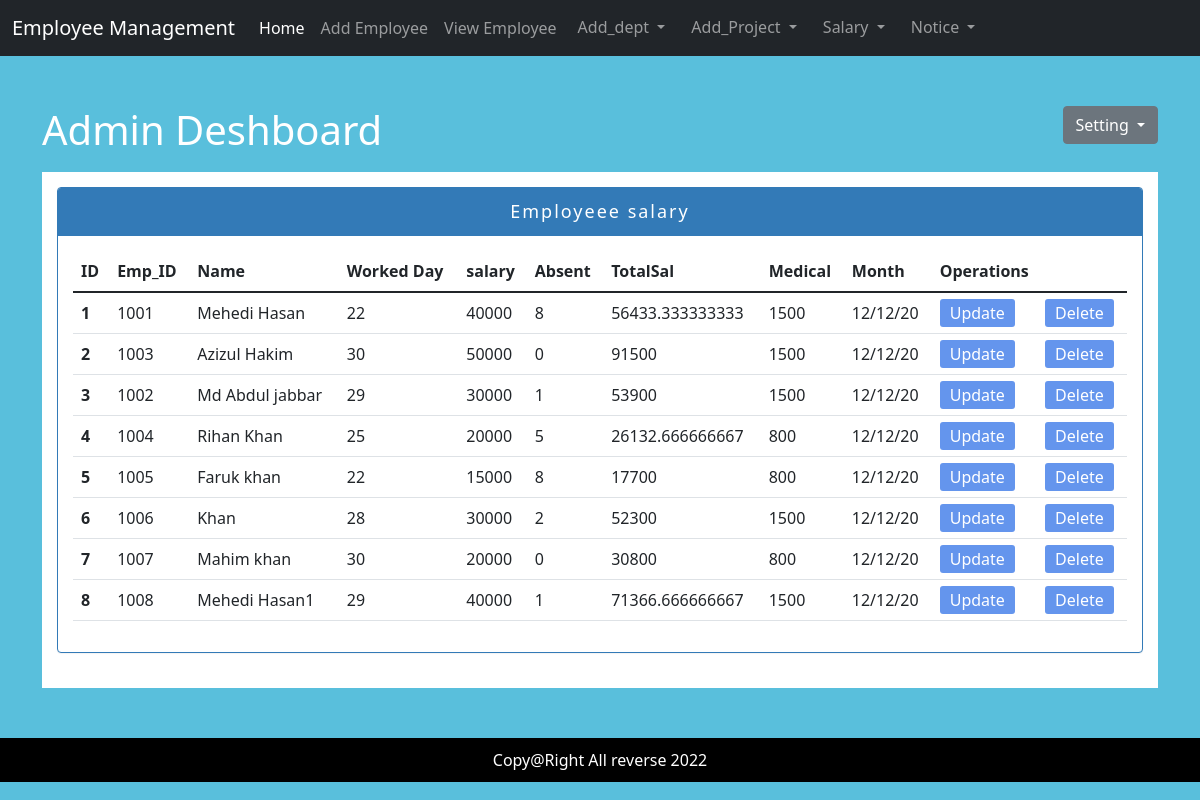
Screenshot of /view-salary-details.php (signed in) with the database file from the repository.
### tables this page shows
CREATE TABLE `salary` (
  `id` int(11) NOT NULL,
  `emp_id` varchar(200) NOT NULL,
  `name` varchar(200) NOT NULL,
  `salary` varchar(200) NOT NULL,
  `medical` varchar(200) NOT NULL,
  `total_days` varchar(50) NOT NULL,
  `absent` varchar(50) NOT NULL,
  `month` varchar(50) NOT NULL,
  `dailybase` varchar(100) NOT NULL,
  `totalsal` varchar(100) NOT NULL,
  `house_rent` varchar(100) NOT NULL,
  `traveling` varchar(100) NOT NULL
);

### view-salary-details.php (the view, shortened to what this page needs)
<?php
  include 'connection/db.php';
?>
 <?php include 'inc/header.php'; ?>
    <section style="margin-bottom: 10px;" id="">
      <div class="container">
        <?php include 'inc/sessionoutbtn.php'; ?>
      </div>
    </section>
    <section id="body">
      <div class="container">
        <div class="row">
          <div class="col-md-12">
            <div class="from-1">
               <div class="panel panel-primary">
                  <div class="panel-heading">Employeee salary</div>
                  <div class="panel-body">
                    <table class="table table-hover">
                      <thead>
                        <tr>
                          <th scope="col">ID</th>
                          <th scope="col">Emp_ID</th>
                          <th scope="col">Name</th>
                          <th scope="col">Worked Day</th>
                          <th scope="col">salary</th>
                          <th scope="col">Absent</th>
                          <th scope="col">TotalSal</th>
                          <th scope="col">Medical</th>
                          <th scope="col">Month</th>
                          <th colspan="2" scope="col">Operations</th>
                        </tr>
                      </thead>
                      <tbody>
                        <?php
                          $sql  = "SELECT * from salary";
                            $i = 0;
                            $result = mysqli_query($cn, $sql);
                              while ($row = mysqli_fetch_array($result)) {
                              $i++;
                          ?>
                        <tr>
                          <th scope="row"><?php echo $i ?></th>
                          <td><?php echo $row['emp_id']; ?></td>
                          <td><?php echo $row['name']; ?></td>
                          <td><?php echo $row['total_days']; ?></td>
                          <td><?php echo $row['salary']; ?></td>
                          <td><?php echo $row['absent']; ?></td>
                          <td><?php echo $row['totalsal']; ?></td>
                          <td><?php echo $row['medical']; ?></td>
                          <td><?php echo $row['month']; ?></td>
                          <td width="10%"><a id="btn1" href="updatesalary.php?edit=<?php echo $row['id'];   ?>">Update</a></td>
                          <td><a id="btn1" onclick="window.confirm('You are delete this data');" href="view-salary-details.php?del=<?php echo $row['id']; ?>">Delete</a></td>
                          <?php } ?>
                        </tr>
                      </tbody>
                    </table>
                  </div>
              </div>
              </div>
            </div>
          </div>
      </div>
    </section>
    <?php include 'inc/footer.php' ?>

### inc/header.php (shortened to what this page needs)
<!DOCTYPE html>
<html lang="en">
  <head>
    <link href="https://cdn.jsdelivr.net/npm/bootstrap@5.1.0/dist/css/bootstrap.min.css" rel="stylesheet">
    <link rel="stylesheet" type="text/css" href="css/styles.css">
    <link rel="stylesheet" type="text/css" href="css/login.css">
    <link rel="stylesheet" type="text/css" href="css/style.css">
  </head>
  <body>
    <section id="menu">
     <div class="col-md-12">
       <nav class="navbar navbar-expand-lg navbar-dark bg-dark">
        <div class="container-fluid">
          <a class="navbar-brand" href="index.php">Employee Management</a>
          <div class="collapse navbar-collapse" id="navbarNavAltMarkup">
            <div class="navbar-nav">
              <a class="nav-link active" aria-current="page" href="index.php">Home</a>
              <a class="nav-link" href="addemp.php">Add Employee</a>
              <a class="nav-link" href="view-employee.php">View Employee</a>
              <div class="dropdown">
                <button class="btn btn-menu  dropdown-toggle" type="button" id="dropdownMenuButton2" data-bs-toggle="dropdown" aria-expanded="false">
                  Add_dept
                </button>
              </div>
              <div class="dropdown">
                <button class="btn btn-menu  dropdown-toggle" type="button" id="dropdownMenuButton2" data-bs-toggle="dropdown" aria-expanded="false">
                  Add_Project
                </button>
              </div>
              <div class="dropdown">
                <button class="btn btn-menu  dropdown-toggle" type="button" id="dropdownMenuButton2" data-bs-toggle="dropdown" aria-expanded="false">
                  Salary
                </button>
              </div>
              <div class="dropdown">
                <button class="btn btn-menu  dropdown-toggle" type="button" id="dropdownMenuButton2" data-bs-toggle="dropdown" aria-expanded="false">
                  Notice
                </button>
              </div>
            </div>
          </div>
        </div>
      </nav>
     </div>
    </section>

### inc/sessionoutbtn.php (shortened to what this page needs)
<div class="deshbord">
          <div class="row">
           <div class="col-md-6">
            <h1 style="color:white;">Admin Deshboard</h1>
          </div>
          <div class="col-md-6">
            <div class="Profile">
              <div class="dropdown">
                <button class="btn btn-secondary dropdown-toggle" type="button" id="dropdownMenuButton2" data-bs-toggle="dropdown" aria-expanded="false">
                  Setting
                </button>
              </div>
            </div>
          </div>
        </div>
        </div>

### inc/footer.php (shortened to what this page needs)
<section id="" >
      <div class="footer" >
        <div class="container">
          <div class="row">
            <div class="col-md-12">
              <div class="footer-body">
                <p>Copy@Right All reverse 2022</p>
              </div>
            </div>
          </div>
        </div>
      </div>
    </section>
  </body>
</html>

### css/login.css (style rules this page uses)
body { background: #04C582; }
h1 { color:white; text-align: center; margin-top: 50px; }
a { text-decoration: none; }

### css/style.css (style rules this page uses)
body { background: #59BFDC !important; }
.deshbord { margin-top: 50px !important; }
.footer { margin-top: 30px; }
#btn1 { background: cornflowerblue; color: white; padding: 3px 10px; text-decoration: none; border-radius: 3px; }
.Profile { float: right; }
.deshbord { margin-top: 15px; }
.footer { background: black; color: white; text-align: center; }
.footer p { margin:0px; padding: 10px; }
.from-1 { background: white; width: 100%; padding: 15px; margin-bottom: 20px; }
.btn-menu { color: rgba(255, 255, 255, 0.55); }
.panel-primary { border-color: #337ab7 !important; }
.panel { margin-bottom: 20px; background-color: #fff; border: 1px solid transparent; border-radius: 4px; -webkit-box-shadow: 0 1px 1px rgba(0,0,0,.05); box-shadow: 0 1px 1px rgba(0,0,0,.05); }
.panel-primary>.panel-heading { color: #fff; background-color: #337ab7; border-color: #337ab7; }
.panel-heading { padding: 10px 15px; border-bottom: 1px solid transparent; border-top-left-radius: 3px; border-top-right-radius: 3px; text-align: center; font-size: 18px; letter-spacing: 2px; }
.panel-body { padding: 15px; }

### inc/header.php (style rules this page uses)
h1 { color: white; text-align: left; margin-top: 0px; }

### rows the page displays
salary: emp "1001", name "Mehedi Hasan", total_days "22", salary "40000", absent "8", totalsal "56433.333333333", medical "1500", month "12/12/20"
salary: emp "1003", name "Azizul Hakim", total_days "30", salary "50000", absent "0", totalsal "91500", medical "1500", month "12/12/20"
salary: emp "1002", name "Md Abdul jabbar", total_days "29", salary "30000", absent "1", totalsal "53900", medical "1500", month "12/12/20"
salary: emp "1004", name "Rihan Khan", total_days "25", salary "20000", absent "5", totalsal "26132.666666667", medical "800", month "12/12/20"
salary: emp "1005", name "Faruk khan", total_days "22", salary "15000", absent "8", totalsal "17700", medical "800", month "12/12/20"
salary: emp "1006", name "Khan", total_days "28", salary "30000", absent "2", totalsal "52300", medical "1500", month "12/12/20"
salary: emp "1007", name "Mahim khan", total_days "30", salary "20000", absent "0", totalsal "30800", medical "800", month "12/12/20"
salary: emp "1008", name "Mehedi Hasan1", total_days "29", salary "40000", absent "1", totalsal "71366.666666667", medical "1500", month "12/12/20"
